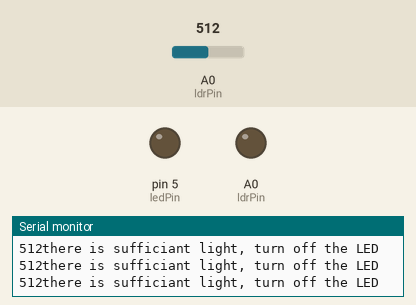
This sketch was run on a simulated Arduino Uno, built with avr-gcc and run on an emulated ATmega328P. Parts: output pins drawn as LEDs (lit = HIGH), the last lines printed to the serial monitor. The inputs (shaded band) are chosen by the test bench; at power-on: A0 (ldrPin) = 512.

Above: at 1.2 s.
1.3 s: A0 (ldrPin) set to 3
4.3 s: A0 (ldrPin) set to 0
At 5.5 s:
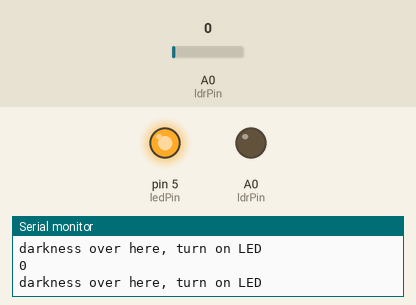
Timing chart, 0 to 7.3 s (numbered marks = the images above; inputs shaded):
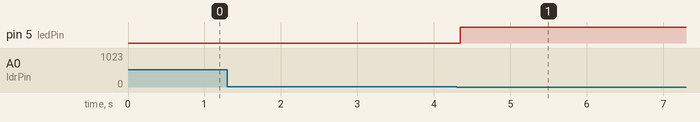

Measured:
- the behaviour switches between 2 and 1 on A0 (ldrPin) (found by bisection; images 0 and 1)
- after the input at 4.3 s, pin 5 (ledPin): LOW → HIGH at once

The sketch:

LDR_arduino.ino
```cpp
int ledPin=5;
int ldrPin=A0;

void setup() {
  // put your setup code here, to run once:
Serial.begin(9600);
pinMode(ledPin,OUTPUT);
pinMode(ldrPin,OUTPUT);
}

void loop() {
  // put your main code here, to run repeatedly:
int ldrStatus=analogRead(ldrPin);
if(ldrStatus<=1)
{
digitalWrite (ledPin,HIGH);
Serial.println("darkness over here, turn on LED");
Serial.println(ldrStatus);
}
else
{
  digitalWrite(ledPin,LOW);
  Serial.println("there is sufficiant light, turn off the LED");
   Serial.print(ldrStatus);
}
}
```
